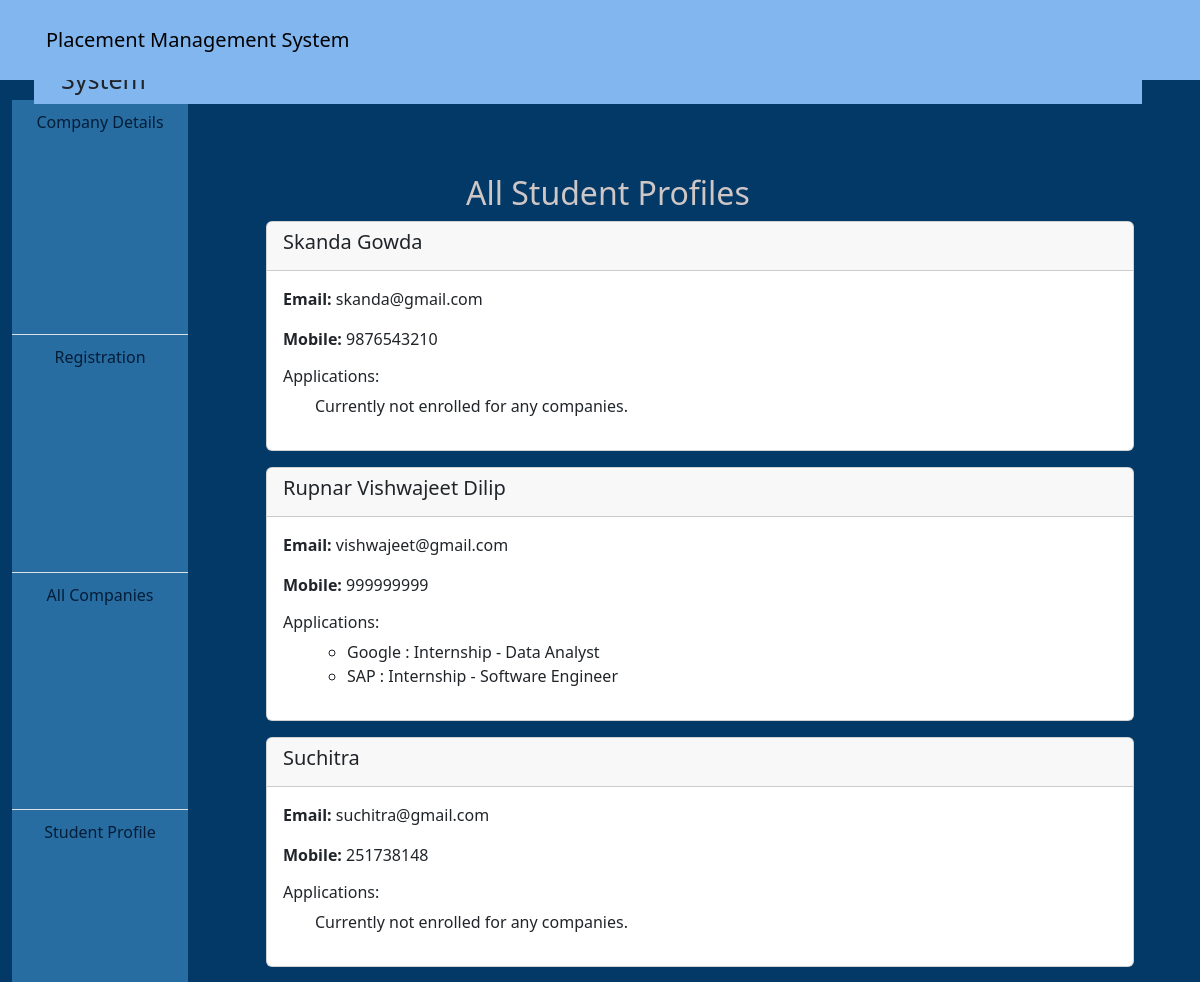
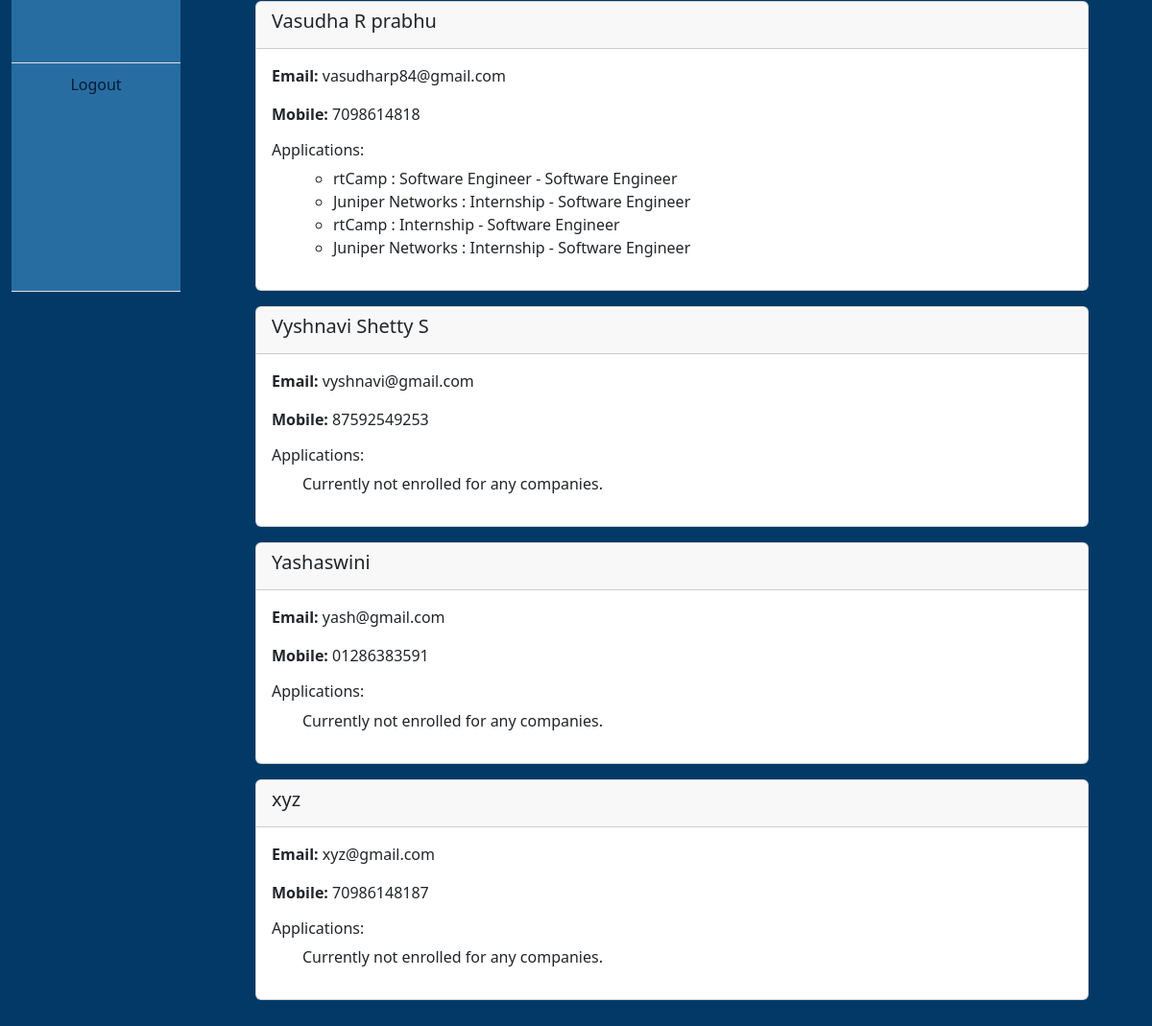
The app's page /admin/student_detail.php (signed in) with its own data (2 pictures, top to bottom).
### tables this page shows
CREATE TABLE `user` (
  `USN` varchar(20) NOT NULL,
  `name` varchar(25) NOT NULL,
  `year` varchar(9) NOT NULL,
  `email` varchar(30) NOT NULL,
  `mobile` varchar(15) NOT NULL,
  `password` varchar(15) NOT NULL
);

CREATE TABLE `company` (
  `compid` varchar(20) NOT NULL,
  `compname` varchar(20) NOT NULL,
  `category` varchar(20) NOT NULL,
  `profile` varchar(30) NOT NULL,
  `branch` varchar(50) NOT NULL,
  `batch` varchar(10) NOT NULL,
  `location` varchar(50) NOT NULL,
  `criteria` varchar(50) NOT NULL,
  `intern_duration` varchar(15) NOT NULL,
  `mode` varchar(15) NOT NULL,
  `offer` varchar(15) NOT NULL
);

### admin/student_detail.php (the view, shortened to what this page needs)
<?php
include('admin_dashboard.php');
include('../includes/connection.php');
$query_students = "SELECT * FROM user";
$result_students = mysqli_query($connection, $query_students);
?>
<!DOCTYPE html>
<html lang="en">
<head>
    <link href="https://cdn.jsdelivr.net/npm/bootstrap@5.3.3/dist/css/bootstrap.min.css" rel="stylesheet">
    <link rel="stylesheet" href="../css/Style.css">
</head>
<body>
    <nav class="navbar navbar-expand-lg navbar-custom">
        <div class="container">
            <a class="navbar-brand" href="#">Placement Management System</a>
          </div>
    </nav>
    <div class="container mt-4">
        <div class="stud-det ">
            <h2 style="padding-top:30px; margin-left:200px;color:#cfc6c6;">All Student Profiles</h2>
            <?php while ($row = mysqli_fetch_assoc($result_students)) : ?>
                <div class="card mb-3">
                    <div class="card-header">
                        <h5 class="card-title"><?php echo $row['name']; ?></h5>
                    </div>
                    <div class="card-body">
                        <p class="card-text"><b>Email:</b> <?php echo $row['email']; ?></p>
                        <p class="card-text"><b>Mobile:</b> <?php echo $row['mobile']; ?></p>
                        <h6>Applications:</h6>
                        <ul>
                            <?php
                            $user_id = $row['USN'];
                            $query_applications = "SELECT company.compname, company.category, company.profile
                                                  FROM applications
                                                  INNER JOIN company ON applications.company_id = company.compid
                                                  WHERE applications.user_id = '$user_id'";
                            $result_applications = mysqli_query($connection, $query_applications);
                            if (mysqli_num_rows($result_applications) > 0) {
                                echo "<ul>";
                                while ($app_row = mysqli_fetch_assoc($result_applications)) {
                                    echo "<li>{$app_row['compname']} : {$app_row['category']} - {$app_row['profile']}</li>";
                                }
                                echo "</ul>";
                            } else {
                                echo "<p>Currently not enrolled for any companies.</p>";
                            }
                            ?>
                        </ul>
                    </div>
                </div>
            <?php endwhile; ?>
        </div>
    </div>
</body>
</html>

### css/Style.css (style rules this page uses)
body { background-color: rgb(3, 57, 102); margin: 0; padding: 0; display: flex; justify-content: center; align-items: center; height: 100vh; padding-top: 80px; }
.navbar-custom { position: fixed; background-color: rgb(129, 182, 239); top: 0; width: 100%; height: 80px; z-index: 1000; }
.container { padding: 16px; }

### admin/student_detail.php (style rules this page uses)
.stud-det { margin-top: 160vh; margin-left:200px; padding: 20px; }

### records on screen
user: name "Skanda Gowda", email "skanda@gmail.com", mobile "9876543210", shows "Currently not enrolled for any companies."
user: name "Rupnar Vishwajeet Dilip", email "vishwajeet@gmail.com", mobile "999999999"
company: compname "Google", category "Internship", profile "Data Analyst"
company: compname "SAP", category "Internship", profile "Software Engineer"
user: name "Suchitra", email "suchitra@gmail.com", mobile "251738148", shows "Currently not enrolled for any companies."
user: name "Vasudha R prabhu", email "vasudharp84@gmail.com", mobile "7098614818"
company: compname "rtCamp", category "Software Engineer", profile "Software Engineer"
company: compname "Juniper Networks", category "Internship", profile "Software Engineer"
company: compname "rtCamp", category "Internship", profile "Software Engineer"
user: name "Vyshnavi Shetty S", email "vyshnavi@gmail.com", mobile "87592549253", shows "Currently not enrolled for any companies."
user: name "Yashaswini", email "yash@gmail.com", mobile "01286383591", shows "Currently not enrolled for any companies."
user: name "xyz", email "xyz@gmail.com", mobile "70986148187", shows "Currently not enrolled for any companies."
